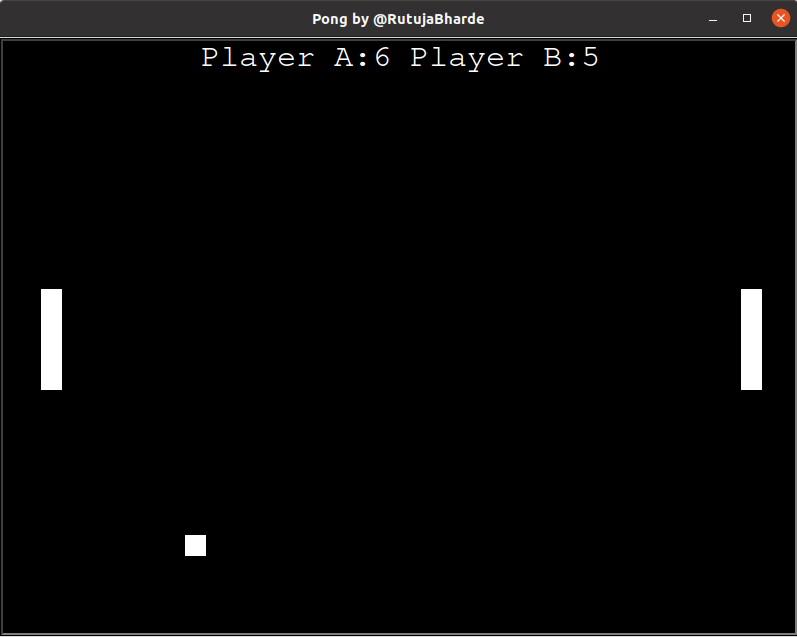

The Python source for this figure:
#simple pong in python 3 
#part 1

from tkinter import font
import turtle
import os

wn = turtle.Screen()
wn.title("Pong by @RutujaBharde")
wn.bgcolor("black")
wn.setup(width=800, height=600)
wn.tracer(0)

#score
score_a = 0
score_b = 0

#paddle A
paddle_a = turtle.Turtle()
paddle_a.speed(0)
paddle_a.shape("square")
paddle_a.color("white")
paddle_a.shapesize(stretch_wid=5, stretch_len=1)
paddle_a.penup()
paddle_a.goto(-350,0)


#paddle B
paddle_b = turtle.Turtle()
paddle_b.speed(0)
paddle_b.shape("square")
paddle_b.color("white")
paddle_b.shapesize(stretch_wid=5, stretch_len=1)
paddle_b.penup()
paddle_b.goto(+350,0)


#Ball
ball = turtle.Turtle()
ball.speed(0)
ball.shape("square")
ball.color("white")
ball.penup()
ball.goto(0,0)
ball.dx = 0.07
ball.dy = 0.07

# Pen 
pen = turtle.Turtle()
pen.speed(0)
pen.color("white")
pen.penup()
pen.hideturtle()
pen.goto(0, 260)
pen.write("Player A:0 Player B:0", align="center",font=("Courier",24,"normal"))
# Function
def paddle_a_up():
     y = paddle_a.ycor()
     y+= 20
     paddle_a.sety(y)
def paddle_a_down():
    y = paddle_a.ycor()
    y-= 20
    paddle_a.sety(y)

def paddle_b_up():
     y = paddle_b.ycor()
     y+= 20
     paddle_b.sety(y)
def paddle_b_down():
    y = paddle_b.ycor()
    y-= 20
    paddle_b.sety(y)     
 #keyboard binding
wn.listen()
wn.onkeypress(paddle_a_up, "w")
wn.onkeypress(paddle_a_down, "s")
wn.onkeypress(paddle_b_up, "Up")
wn.onkeypress(paddle_b_down, "Down")

# Main game loop
while True:
      wn.update()
       
       # Move the ball
      ball.setx(ball.xcor() + ball.dx)
      ball.sety(ball.ycor() + ball.dy)

      #Border checking
      #top border
      if ball.ycor() > 290:
          ball.sety(290)
          ball.dy *= -1
          os.system("aplay bounce.wav&")
      #bottom border
      if ball.ycor() < -290:
          ball.sety(-290)
          ball.dy *= -1   
          os.system("aplay bounce.wav&")
      #right border
      if ball.xcor() > 390:
          ball.goto(0,0)
          ball.dx *= -1
          score_a += 1
          pen.clear()
          pen.write("Player A:{} Player B:{}".format(score_a, score_b), align="center",font=("Courier",24,"normal"))
      # left border  
      if ball.xcor() < -390:
          ball.goto(0,0)
          ball.dx *= -1  
          score_b += 1
          pen.clear()
          pen.write("Player A:{} Player B:{}".format(score_a, score_b), align="center",font=("Courier",24,"normal"))
      # paddle and ball collisions
      if (ball.xcor() > 340 and ball.xcor() < 350) and (ball.ycor() < paddle_b.ycor() + 40 and ball.ycor() > paddle_b.ycor() -40):
          ball.setx(340)
          ball.dx *= -1
          os.system("aplay bounce.wav&")
     
      if (ball.xcor() < -340 and ball.xcor() > -350) and (ball.ycor() < paddle_a.ycor() + 40 and ball.ycor() > paddle_a.ycor() -40):
          ball.setx(-340)
          ball.dx *= -1
          os.system("aplay bounce.wav&")
